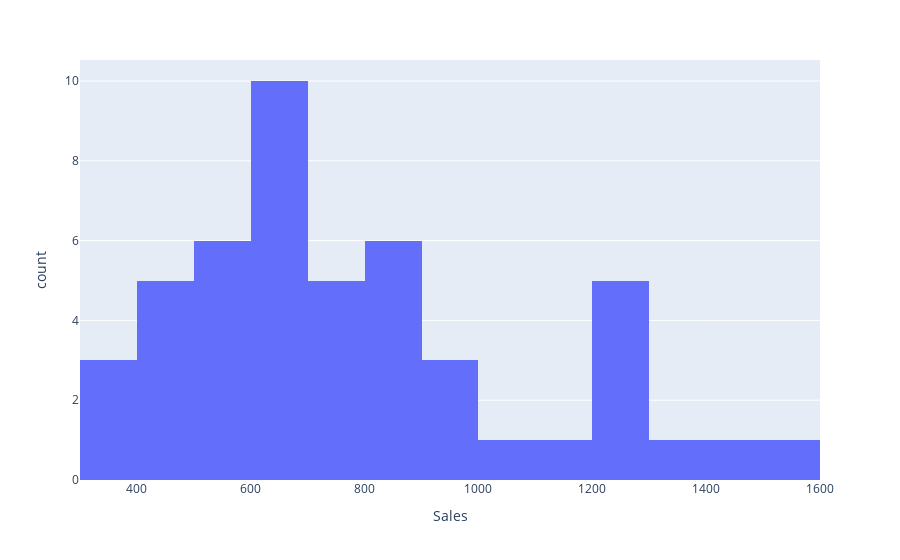

Source (notebook cell):
### Code cell
import plotly.express as px
fig = px.histogram(y, x="Sales", nbins=20)
fig.show()

### Figure 1 — Plotly figure (JSON) as saved in the notebook; plotly's stock layout.template omitted (floating-point values rounded to 4 significant figures)
{"data": [{"alignmentgroup": "True", "bingroup": "x", "hoverlabel": {"namelength": 0}, "hovertemplate": "Sales=%{x}<br>count=%{y}", "legendgroup": "", "marker": {"color": "#636efa"}, "name": "", "nbinsx": 20, "offsetgroup": "", "orientation": "v", "showlegend": false, "type": "histogram", "x": [480.2, 367.9, 857.3, 567.5, 432.0, 695.1, 601.2, 457.5, 992.4, 769.0, 980.2, 1532.0, 978.3, 522.4, 781.2, 805.8, 625.0, 428.6, 719.7, 602.4, 1383.0, 633.0, 1287.0, 1049.0, 508.2, 356.9, 609.6, 695.4, 687.3, 816.9, 768.7, 734.3, 1136.0, 624.9, 1271.0, 1411.0, 397.6, 528.2, 544.7, 453.3, 678.3, 826.5, 562.5, 857.9, 1210.0, 875.4, 1278.0, 1256.0], "xaxis": "x", "yaxis": "y"}], "layout": {"barmode": "relative", "legend": {"tracegroupgap": 0}, "margin": {"t": 60}, "xaxis": {"anchor": "y", "domain": [0, 1], "title": {"text": "Sales"}}, "yaxis": {"anchor": "x", "domain": [0, 1], "title": {"text": "count"}}}}
